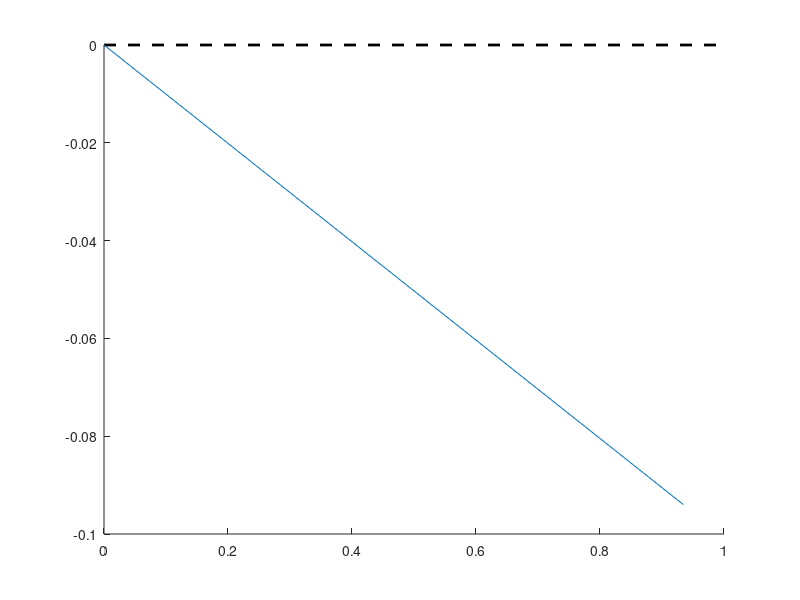

The MATLAB source for this figure: (Note: this script raises an error after producing the figure.)
clear all; clc;
%constants
E = 69e9;
A = 0.0225;

%input vectors
position = [1,0,0; 2,0,1; 3,0,2; 4,0,3; 5,0.5,0.5; 6,0.5,1.5; 7,0.5,2.5; 8,1,0; 9,1,1; 10,1,2;...
    11,1.5,0.5; 12,1.5,1.5; 13,2,0; 14,2,1; 15,2.5,0.5; 16,3,0];
L = [1; 1; 1; 1; 1; 1; 1; 1; 1; 1; 1; 1; sqrt(2)/2; sqrt(2)/2; sqrt(2)/2; sqrt(2)/2; sqrt(2)/2;...
    sqrt(2)/2; sqrt(2)/2; sqrt(2)/2; sqrt(2)/2; sqrt(2)/2; sqrt(2)/2; sqrt(2)/2; sqrt(2)/2;...
    sqrt(2)/2; sqrt(2)/2; sqrt(2)/2; sqrt(2)/2; sqrt(2)/2; sqrt(2)/2; sqrt(2)/2; sqrt(2)/2;];
intconnmat = [1,1,8; 2,8,13; 3,13,16; 4,2,9; 5,9,14; 6,3,10; 7,1,2; 8,2,3; 9,3,4; 10,8,9; 11,9,10;...
    12,13,14; 13,13,15; 14,8,11; 15,11,14; 16,1,5; 17,5,9; 18,9,12; 19,2,6; 20,6,10; 21,3,7;...
    22,2,5; 23,5,8; 24,3,6; 25,6,9; 26,9,11; 27,11,13; 28,4,7; 29,7,10; 30,10,12; 31,12,14;...
    32,14,15; 33,15,16];
theta = [0; 0; 0; 0; 0; 0; 90; 90; 90; 90; 90; 90; 45; 45; 45; 45; 45; 45; 45; 45; 45; -45; -45; ...
    -45; -45; -45; -45; -45; -45; -45; -45; -45; -45];
force = [1; 1; 1; 1; 1; 1; 1; 1; 0; 0; 0; 0; 0; 0; 0; -3000; 0; 0; 0; 0; 0; 0; 0; 0; 0; -3000; 0; 0;...
    0; 0; 0; -3000;];
glbstiffmat = zeros(size(position,1)*2);
% %creating the global stiffness matrix
 for i=1:length(L)
     l = cos(theta(i));
     m = sin(theta(i));
     n1 = 2*intconnmat(i,2)-1; %first node of element
     n2 = 2*intconnmat(i,3)-1; %second node of element
     locstiffmat = (1/L(i))*[l^2, l*m, -l^2, -l*m; l*m, m^2, -l*m, -m^2; -l^2, -l*m, l^2, l*m; -l*m,...
         -m^2, l*m, m^2]; %elemental stiffness matrix
     %adding the elemental stiffness matrix values to the global
     %stiffness matrix
     %row 1 of local stiffness matrix added
     glbstiffmat(n1,n1) = glbstiffmat(n1,n1)+locstiffmat(1,1); % u-disp first node
     glbstiffmat(n1,n1+1) = glbstiffmat(n1,n1+1)+locstiffmat(1,2); % v-disp first node
     glbstiffmat(n1,n2) = glbstiffmat(n1,n2)+locstiffmat(1,3); %u-disp second node
     glbstiffmat(n1,n2+1) = glbstiffmat(n1,n2+1)+locstiffmat(1,4); %v- disp second node
     
     %row 2 of local stiffness matrix added
     glbstiffmat(n1+1,n1) = glbstiffmat(n1+1,n1)+locstiffmat(2,1);
     glbstiffmat(n1+1,n1+1)= glbstiffmat(n1+1,n1+1)+locstiffmat(2,2);
     glbstiffmat(n1+1,n2) = glbstiffmat(n1+1,n2)+locstiffmat(2,3);
     glbstiffmat(n1+1,n2+1) = glbstiffmat(n1+1,n2+1)+locstiffmat(2,4);
     
     %row 3 of local stiffness matrix added
     glbstiffmat(n2,n1) = glbstiffmat(n2,n1)+locstiffmat(3,1);
     glbstiffmat(n2,n1+1)= glbstiffmat(n2,n1+1)+locstiffmat(3,2);
     glbstiffmat(n2,n2) = glbstiffmat(n2,n2)+locstiffmat(3,3);
     glbstiffmat(n2,n2+1) = glbstiffmat(n2,n2+1)+locstiffmat(3,4);
     
     %row 4 of local stiffness matrix added
     glbstiffmat(n2+1,n1) = glbstiffmat(n2+1,n1)+locstiffmat(4,1);
     glbstiffmat(n2+1,n1+1)= glbstiffmat(n2+1,n1+1)+locstiffmat(4,2);
     glbstiffmat(n2+1,n2) = glbstiffmat(n2+1,n2)+locstiffmat(4,3);
     glbstiffmat(n2+1,n2+1) = glbstiffmat(n2+1,n2+1)+locstiffmat(4,4);
 end
 
 glbstiffmat = E*A*glbstiffmat;
 displacement = zeros(size(position,1)*2,1);
 reducedgsm = glbstiffmat(9:end,9:end); %reducing the equation
 displacement(9:end,1) = reducedgsm^(-1)*force(9:end);
 force2 = glbstiffmat*displacement;
 
 for i=1:2:size(displacement,1)
     j=(i+1)/2;
    positionnew(j,2) = position(j,2)+displacement(i,1)*2e+4;
    positionnew(j,3) = position(j,3)+displacement(i+1,1)*2e+4;
 end
 
 figure(1); clf;
 hold on;
 for i=1:size(intconnmat,1)
     n1 = intconnmat(i,2); %first node of element
     n2 = intconnmat(i,3); %second node of element
     linevec = [position(n1,2),position(n1,3); position(n2,2), position(n2,3)];
     linevec2 = [positionnew(n1,2),positionnew(n1,3); positionnew(n2,2), positionnew(n2,3)];
     elemdisp(i) = sqrt((displacement(n1)*1e+5-displacement(n2)*1e+5)^2+(displacement(n1+1)*1e+5-displacement(n2+1)*1e+5)^2);
     elemstress(i) = sqrt((force2(n1)-force2(n2))^2+(force2(n1+1)-force2(n2+1))^2);
     colour = [1 0 elemdisp(i)*1.6];
     plot(linevec(:,1),linevec(:,2),'--k','LineWidth',2);
     p = plot(linevec2(:,1),linevec2(:,2),'-');
     p.Color = colour;
     p.LineWidth = 2;
 end
  xlim([-1 4]);
  ylim([-1 4]);
  title('Prototype 2: Undeformed and Deformed shapes, scaling factor 1e+4');
  xlabel('x');
  ylabel('y');
  axis equal
  
  fprintf('Nodal Displacements:\nMaximum nodal displacement in y: %.1d m\n', max(displacement(2:2:end)));
  fprintf('Minimum nodal displacement in y: %.3d m\n', min(displacement(2:2:end)));
  fprintf('Maximum nodal displacement in x: %.3d m\n', max(displacement(1:2:end)));
  fprintf('Minimum nodal displacement in x: %.3d m\n\n', min(displacement(1:2:end)));
  
  fprintf('Nodal Reaction Forces:\nNode 1: Reaction forces in x: %.d N\n', force2(1));
  fprintf('Node 1: Reaction forces in y: %.3d N\n', force2(2));
  fprintf('Node 2: Reaction forces in x: %.3d N\n', force2(3));
  fprintf('Node 2: Reaction forces in y: %.3d N\n', force2(4));
  fprintf('Node 3: Reaction forces in x: %.3d N\n', force2(5));
  fprintf('Node 3: Reaction forces in y: %.3d N\n', force2(6)); 
  fprintf('Node 4: Reaction forces in x: %.3d N\n', force2(7));
  fprintf('Node 4: Reaction forces in y: %.3d N\n', force2(8));
  
  fprintf('Elemental Stresses:\n');
for i=1:length(elemstress)
  fprintf('Element %i stress: %.3d N\n',i,elemstress(i));
end

  fprintf('Maximum elemental stress: %.3d N\n', max(elemstress));
  fprintf('Minimum elemental stress: %.3d N\n', min(elemstress));

  fprintf('\nElemental Strains:\n');
for i=1:length(elemstress)
  fprintf('Element %i strain: %.3d m/m\n',i,elemstress(i)/E);
end

fprintf('Maximum elemental strain: %.3d m\n', max(elemstress/E));
fprintf('Minimum elemental strain: %.3d m\n', min(elemstress/E));